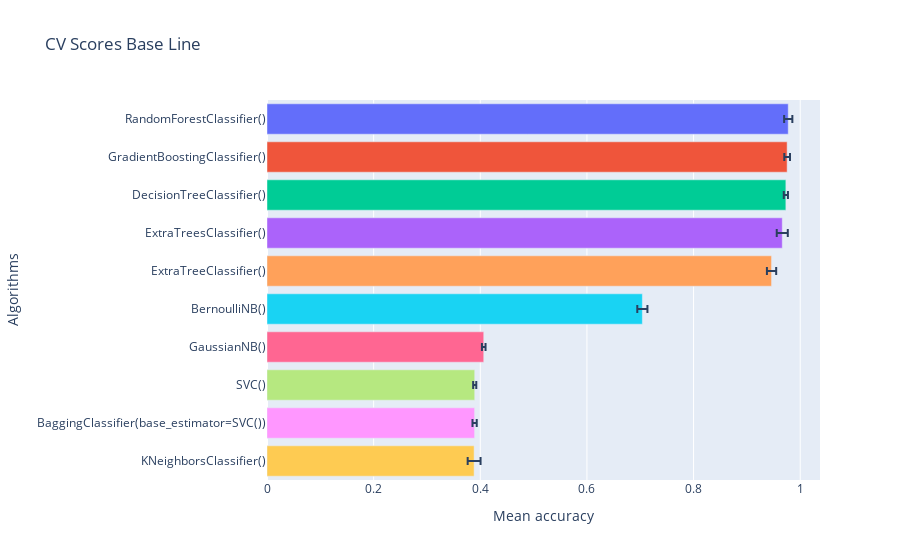

The code cell stored with this chart in its notebook:
### Code cell
gp.crossval_models(x=x,y=y,folds=scv,estimadores=lista_estimadores,score="accuracy")

### Figure 1 — Plotly figure (JSON) as saved in the notebook; plotly's stock layout.template omitted (floating-point values rounded to 4 significant figures)
{"data": [{"alignmentgroup": "True", "error_x": {"array": [0.007706]}, "hovertemplate": "Algorithms=%{y}<br>Mean accuracy=%{x}<extra></extra>", "legendgroup": "RandomForestClassifier()", "marker": {"color": "#636efa", "pattern": {"shape": ""}}, "name": "RandomForestClassifier()", "offsetgroup": "RandomForestClassifier()", "orientation": "h", "showlegend": true, "textposition": "auto", "type": "bar", "x": [0.9775], "xaxis": "x", "y": ["RandomForestClassifier()"], "yaxis": "y"}, {"alignmentgroup": "True", "error_x": {"array": [0.005331]}, "hovertemplate": "Algorithms=%{y}<br>Mean accuracy=%{x}<extra></extra>", "legendgroup": "GradientBoostingClassifier()", "marker": {"color": "#EF553B", "pattern": {"shape": ""}}, "name": "GradientBoostingClassifier()", "offsetgroup": "GradientBoostingClassifier()", "orientation": "h", "showlegend": true, "textposition": "auto", "type": "bar", "x": [0.9755], "xaxis": "x", "y": ["GradientBoostingClassifier()"], "yaxis": "y"}, {"alignmentgroup": "True", "error_x": {"array": [0.003902]}, "hovertemplate": "Algorithms=%{y}<br>Mean accuracy=%{x}<extra></extra>", "legendgroup": "DecisionTreeClassifier()", "marker": {"color": "#00cc96", "pattern": {"shape": ""}}, "name": "DecisionTreeClassifier()", "offsetgroup": "DecisionTreeClassifier()", "orientation": "h", "showlegend": true, "textposition": "auto", "type": "bar", "x": [0.9731], "xaxis": "x", "y": ["DecisionTreeClassifier()"], "yaxis": "y"}, {"alignmentgroup": "True", "error_x": {"array": [0.01036]}, "hovertemplate": "Algorithms=%{y}<br>Mean accuracy=%{x}<extra></extra>", "legendgroup": "ExtraTreesClassifier()", "marker": {"color": "#ab63fa", "pattern": {"shape": ""}}, "name": "ExtraTreesClassifier()", "offsetgroup": "ExtraTreesClassifier()", "orientation": "h", "showlegend": true, "textposition": "auto", "type": "bar", "x": [0.9663], "xaxis": "x", "y": ["ExtraTreesClassifier()"], "yaxis": "y"}, {"alignmentgroup": "True", "error_x": {"array": [0.008698]}, "hovertemplate": "Algorithms=%{y}<br>Mean accuracy=%{x}<extra></extra>", "legendgroup": "ExtraTreeClassifier()", "marker": {"color": "#FFA15A", "pattern": {"shape": ""}}, "name": "ExtraTreeClassifier()", "offsetgroup": "ExtraTreeClassifier()", "orientation": "h", "showlegend": true, "textposition": "auto", "type": "bar", "x": [0.9462], "xaxis": "x", "y": ["ExtraTreeClassifier()"], "yaxis": "y"}, {"alignmentgroup": "True", "error_x": {"array": [0.009512]}, "hovertemplate": "Algorithms=%{y}<br>Mean accuracy=%{x}<extra></extra>", "legendgroup": "BernoulliNB()", "marker": {"color": "#19d3f3", "pattern": {"shape": ""}}, "name": "BernoulliNB()", "offsetgroup": "BernoulliNB()", "orientation": "h", "showlegend": true, "textposition": "auto", "type": "bar", "x": [0.704], "xaxis": "x", "y": ["BernoulliNB()"], "yaxis": "y"}, {"alignmentgroup": "True", "error_x": {"array": [0.003371]}, "hovertemplate": "Algorithms=%{y}<br>Mean accuracy=%{x}<extra></extra>", "legendgroup": "GaussianNB()", "marker": {"color": "#FF6692", "pattern": {"shape": ""}}, "name": "GaussianNB()", "offsetgroup": "GaussianNB()", "orientation": "h", "showlegend": true, "textposition": "auto", "type": "bar", "x": [0.4065], "xaxis": "x", "y": ["GaussianNB()"], "yaxis": "y"}, {"alignmentgroup": "True", "error_x": {"array": [0.002916]}, "hovertemplate": "Algorithms=%{y}<br>Mean accuracy=%{x}<extra></extra>", "legendgroup": "SVC()", "marker": {"color": "#B6E880", "pattern": {"shape": ""}}, "name": "SVC()", "offsetgroup": "SVC()", "orientation": "h", "showlegend": true, "textposition": "auto", "type": "bar", "x": [0.3896], "xaxis": "x", "y": ["SVC()"], "yaxis": "y"}, {"alignmentgroup": "True", "error_x": {"array": [0.003974]}, "hovertemplate": "Algorithms=%{y}<br>Mean accuracy=%{x}<extra></extra>", "legendgroup": "BaggingClassifier(base_estimator=SVC())", "marker": {"color": "#FF97FF", "pattern": {"shape": ""}}, "name": "BaggingClassifier(base_estimator=SVC())", "offsetgroup": "BaggingClassifier(base_estimator=SVC())", "orientation": "h", "showlegend": true, "textposition": "auto", "type": "bar", "x": [0.3894], "xaxis": "x", "y": ["BaggingClassifier(base_estimator=SVC())"], "yaxis": "y"}, {"alignmentgroup": "True", "error_x": {"array": [0.01207]}, "hovertemplate": "Algorithms=%{y}<br>Mean accuracy=%{x}<extra></extra>", "legendgroup": "KNeighborsClassifier()", "marker": {"color": "#FECB52", "pattern": {"shape": ""}}, "name": "KNeighborsClassifier()", "offsetgroup": "KNeighborsClassifier()", "orientation": "h", "showlegend": true, "textposition": "auto", "type": "bar", "x": [0.3884], "xaxis": "x", "y": ["KNeighborsClassifier()"], "yaxis": "y"}], "layout": {"barmode": "relative", "legend": {"title": {"text": "Algorithms"}, "tracegroupgap": 0}, "showlegend": false, "title": {"text": "CV Scores Base Line"}, "xaxis": {"anchor": "y", "domain": [0, 1], "title": {"text": "Mean accuracy"}}, "yaxis": {"anchor": "x", "categoryarray": ["KNeighborsClassifier()", "BaggingClassifier(base_estimator=SVC())", "SVC()", "GaussianNB()", "BernoulliNB()", "ExtraTreeClassifier()", "ExtraTreesClassifier()", "DecisionTreeClassifier()", "GradientBoostingClassifier()", "RandomForestClassifier()"], "categoryorder": "array", "domain": [0, 1], "title": {"text": "Algorithms"}}}}
